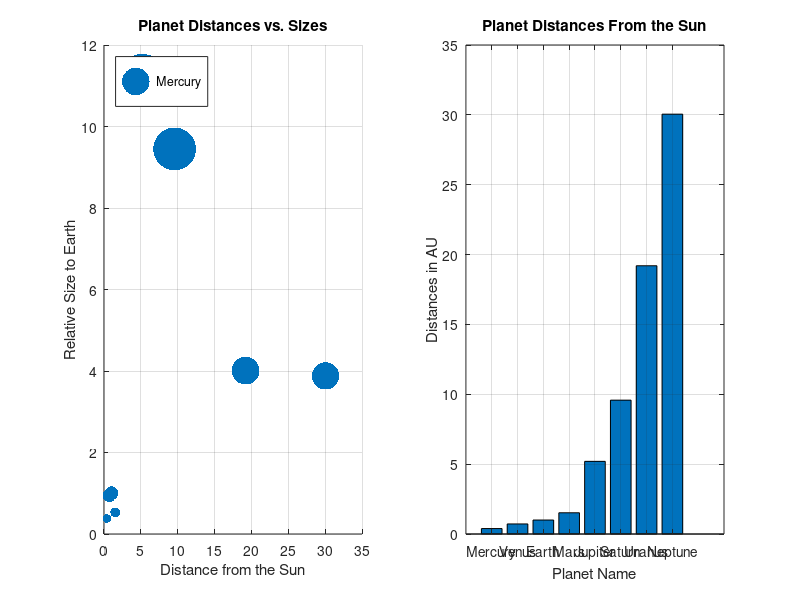

MATLAB code to generate this figure:
% Author Name: Jude Guzlan
% Email: guzlan57@rowan.edu
% Course: MATLAB Programming - Fall 2024
% Assignment: Assignment 2
% Task: Solar System Visualization 
% Date: October 11th, 2024

planet_distances = [0.39, 0.72, 1.00, 1.52, 5.20, 9.58, 19.20, 30.05];  %The distances of each planet in AU
planet_sizes = [0.38, 0.95, 1.00, 0.53, 11.21, 9.45, 4.01, 3.88]; %The planet size relative to earth (1) - found by taking diameter of each planet, and dividing it by the earths diameter 

planet_names = {'Mercury', 'Venus', 'Earth', 'Mars', 'Jupiter', 'Saturn', 'Uranus', 'Neptune'}; %lists the names of each planet 

subplot(1, 2, 1); %This is used to create the grid for the subplot, and explains how big you want it 
scatter(planet_distances, planet_sizes, planet_sizes * 100, 'filled'); %Creates the scatter plot that has the planet distances, and sizes 
title('Planet Distances vs. Sizes'); %Gives the scatter plot a title 
xlabel('Distance from the Sun'); %Gives the X-Axis of the scatter plot a titlte
ylabel('Relative Size to Earth'); %Gives the y-axis of the scatter plot a title 
grid on;  %Makes sure the grid on the scatter plot is on . 

 
legend(planet_names, 'Location', 'Northwest'); %Places a legend on the scatter plot, with the location of the legend in the north west 

subplot(1, 2, 2); %This is used to create the grid for the subplot, and explains how big you want it 
bar(planet_distances); %Creates the bar graph for the planet distances 
title('Planet Distances From the Sun'); %Gives the bar graph a title of planet distances from the sun 
xlabel('Planet Name'); %Gives the x-axis a name of Planet name 
ylabel('Distances in AU'); %Gives the y-axis a name of Distances in AU
xticklabels(planet_names); %This changes the name of each tick mark on the x-axis, instead of 1,2,3 it changes it to the planet names 
grid on;  %This makes sure the grid stays on for the bar chart 


saveas(gcf, 'solar_system_visualization.png'); %This saves both the scatter plot and the bar chart into a png file 